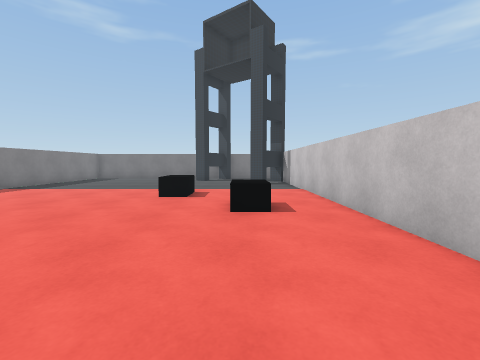
view 1 (above)

16 first-person views from a walk through a 3-D level made in the Unity game engine. The camera is 1.2 m above the floor, tilts 4° down and sees 90° across. The floor is counted in squares, 1 m on a side. Each view is taken from the middle of a square. On the plan, view 1 faces up. The plan holds only what a view shows up to about 12 squares ahead; the rest is blank. The place goes on beyond the plan. The player character is not drawn.

view 2
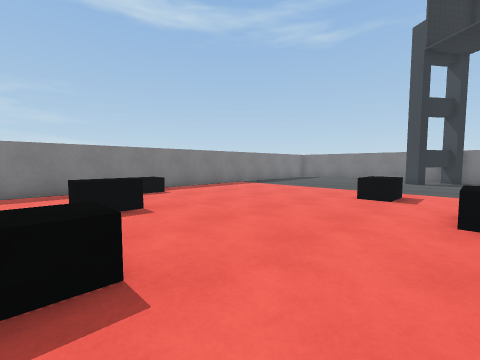

view 3
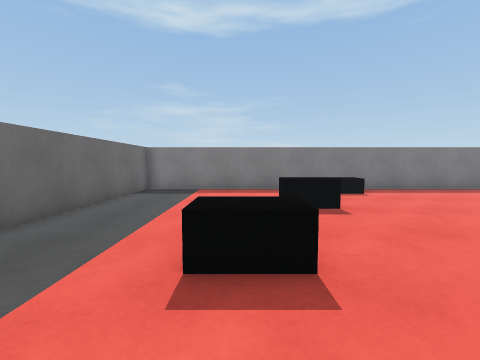

view 4
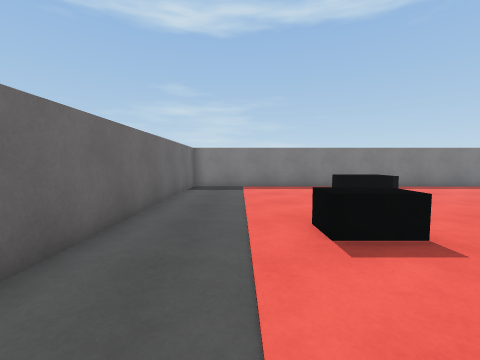

view 5
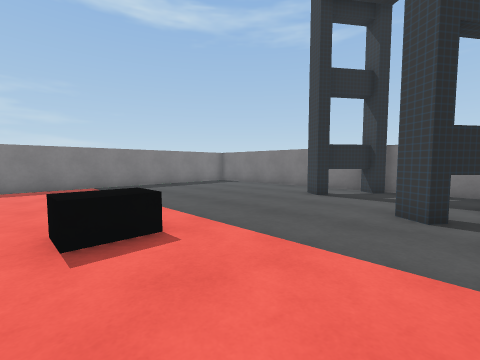

view 6
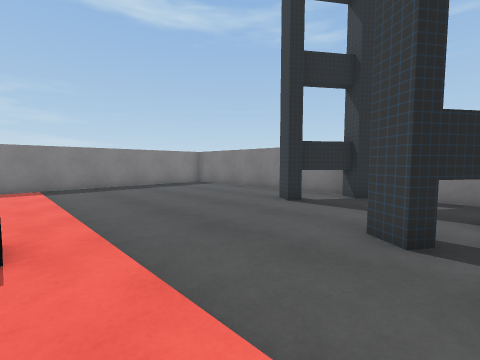

view 7
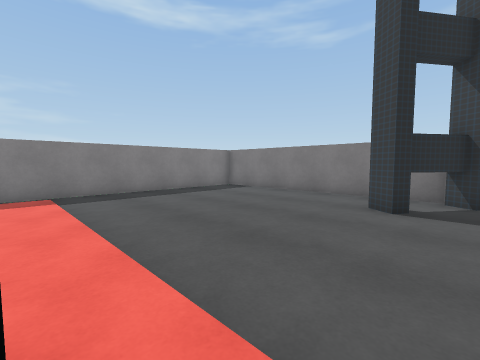

view 8
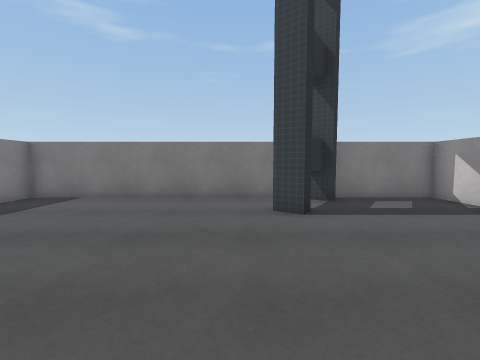

view 9
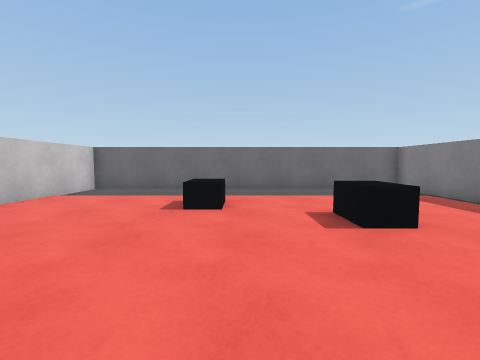

view 10
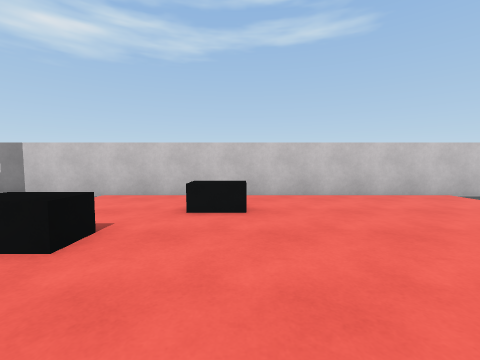

view 11
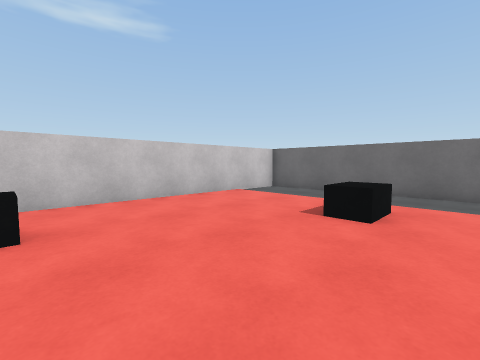

view 12
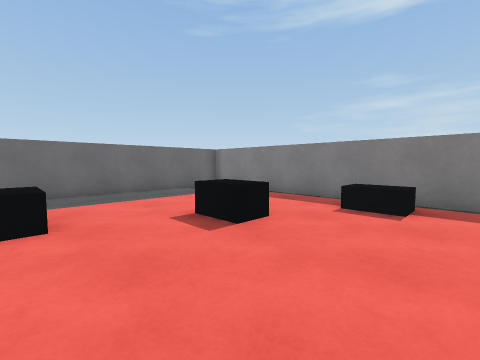

view 13
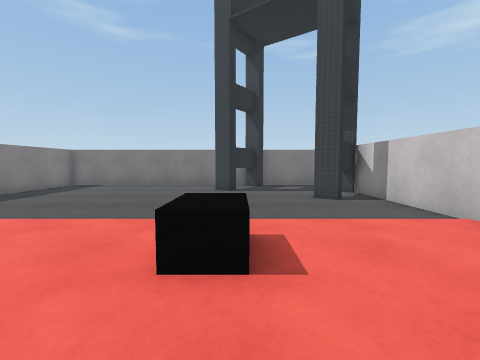

view 14
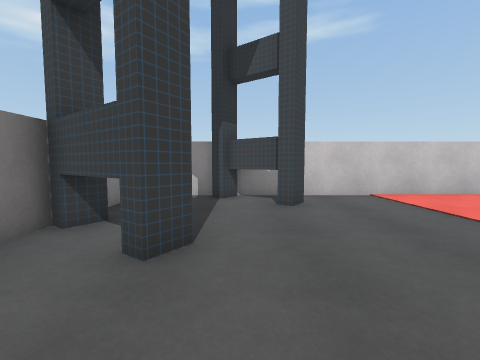

view 15
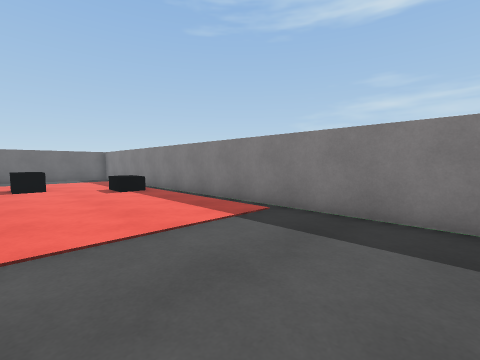

view 16
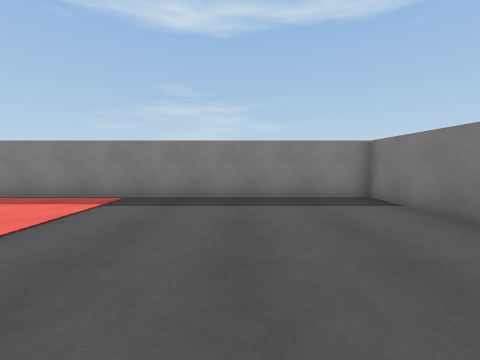

### Floor plan
Key: @ floor where view 1 was taken; # wall or solid block; . floor; B black block; T thing the floor can be seen under or through.
Columns run from 12 left of view 1 to 3 right of it. Each row starts with its distance up from view 1.
 20 ################
 19 #.........##...#
 18 #........##....#
 17 #........##...T#
 16 #.............T#
 15 #............#T#
 14 #..............#
 13 #..............#
 12 #..............#
 11 #..............#
 10 #........BB....#
  9 #........BB....#
  8 #..............#
  7 #...........BB.#
  6 #...........BB.#
  5 #.B............#
  4 #.B............#
  3 #....B.........#
  2 #....BB........#
  1 #....B...B.....#
  0 #........B..@..#
 -1 #..............#
 -2 #..............#
 -3 #..............#
 -4 #..............#
 -5 ################

Where each view was taken, in squares from view 1:
view 1: 0 up, 0 right, facing up
view 2: 0 up, 0 right, facing up-left
view 3: 0 up, 0 right, facing left
view 4: 2 down, 1 right, facing left
view 5: 8 up, 2 right, facing up-left
view 6: 10 up, 2 right, facing up-left
view 7: 10 up, 1 left, facing up-left
view 8: 11 up, 4 left, facing up
view 9: 7 up, 4 left, facing down
view 10: 6 up, 6 left, facing right
view 11: 6 up, 5 left, facing down-right
view 12: 6 up, 3 left, facing down-left
view 13: 6 up, 2 left, facing up
view 14: 16 up, 6 left, facing right
view 15: 15 up, 6 left, facing down-left
view 16: 15 up, 3 left, facing left
